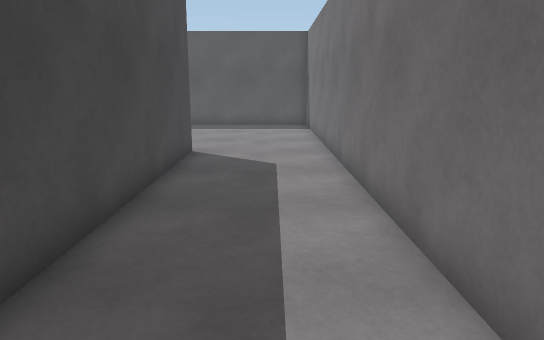
View 1 (above)

22 first-person views from a walk through a Unity game level. The camera is 1.4 m above the floor, tilts 12° down and sees 70° across. Doors are open. The floor is counted in squares, 0.68 m on a side. Each view is taken from the middle of a square. On the plan, view 1 faces up. The plan holds only what a view shows up to about 20 squares ahead; the rest is blank. The place goes on beyond the plan. The player character is not drawn. Some surface patterns are stand-ins.

View 2
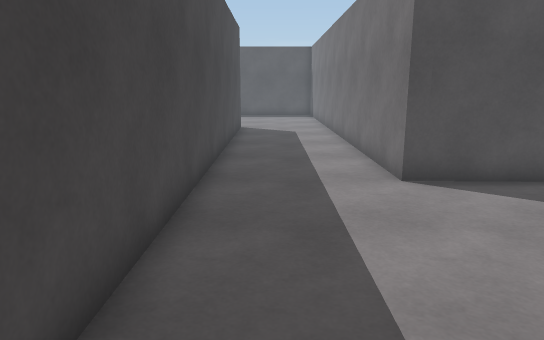

View 3
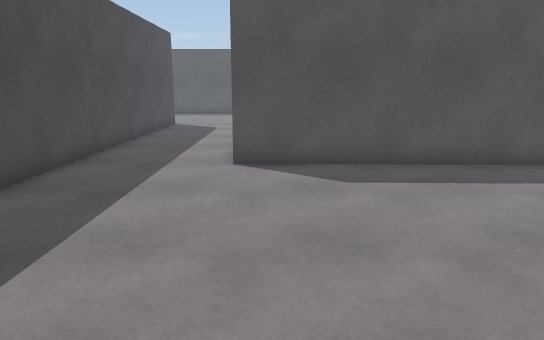

View 4
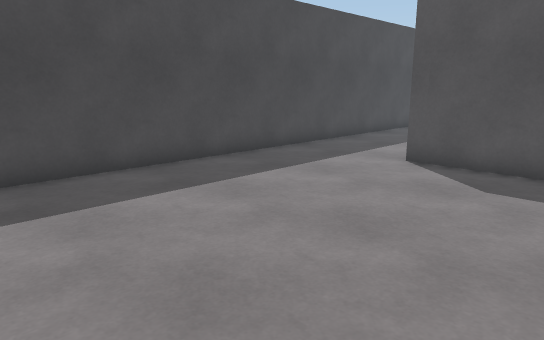

View 5
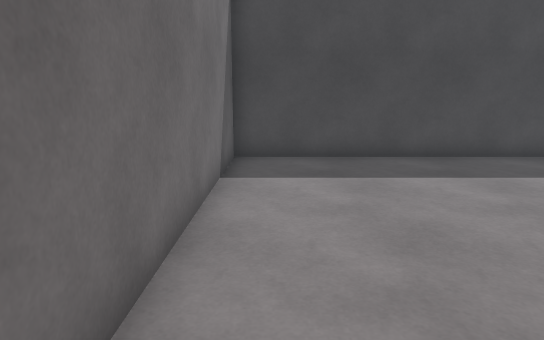

View 6
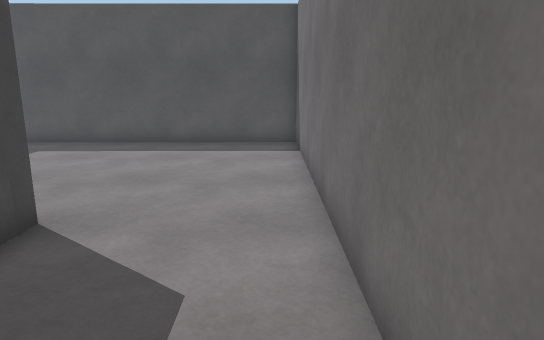

View 7
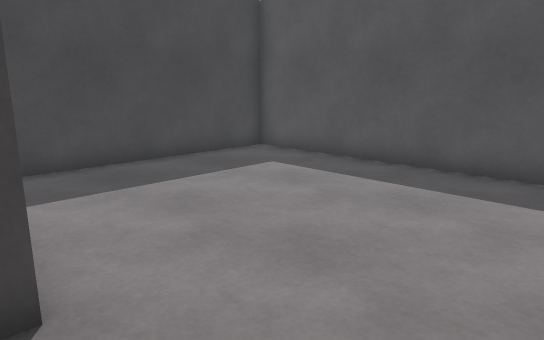

View 8
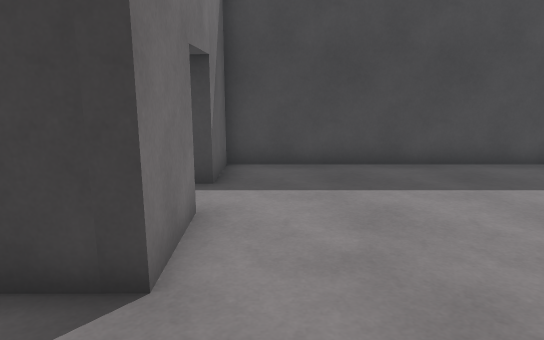

View 9
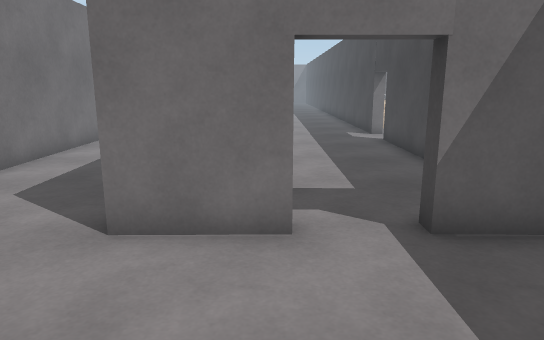

View 10
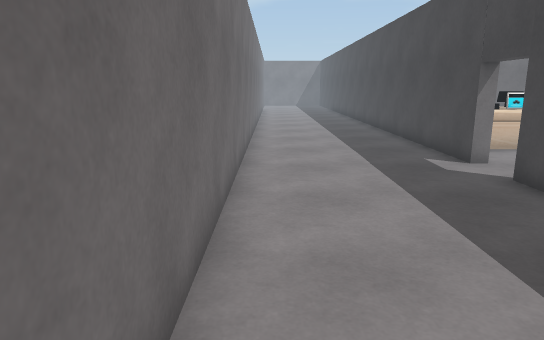

View 11
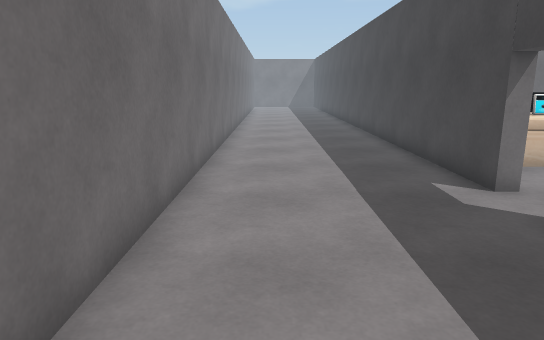

View 12
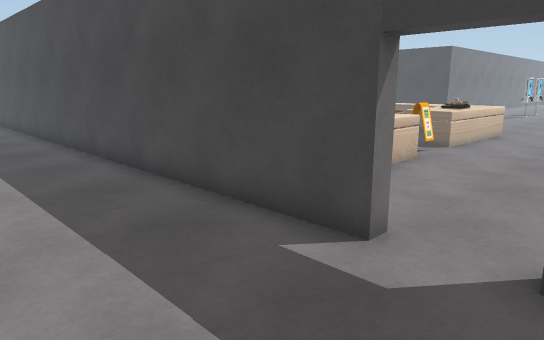

View 13
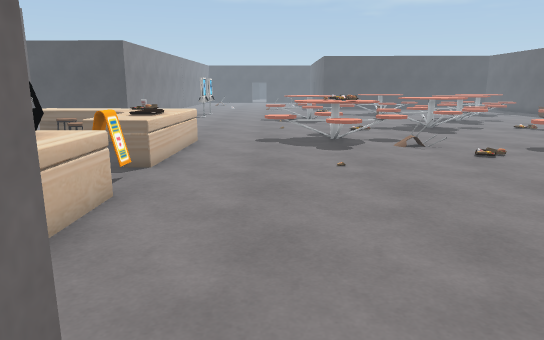

View 14
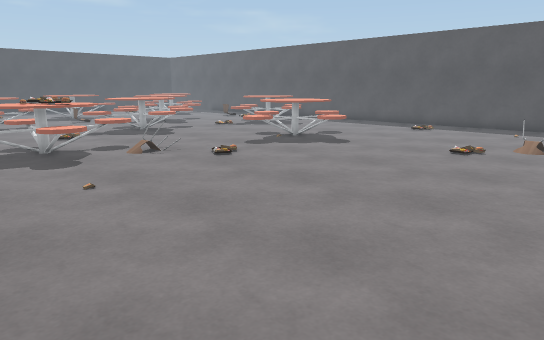

View 15
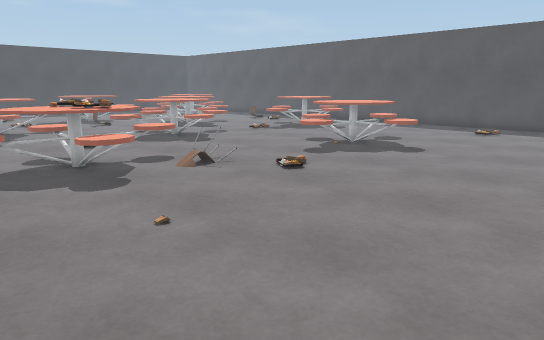

View 16
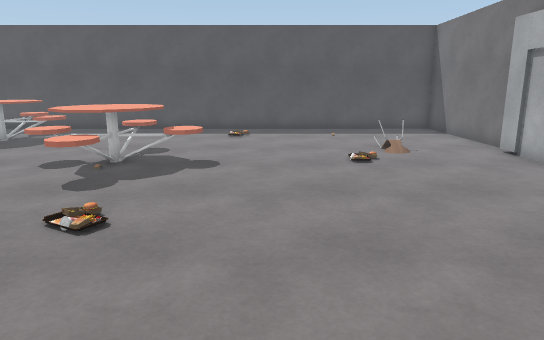

View 17
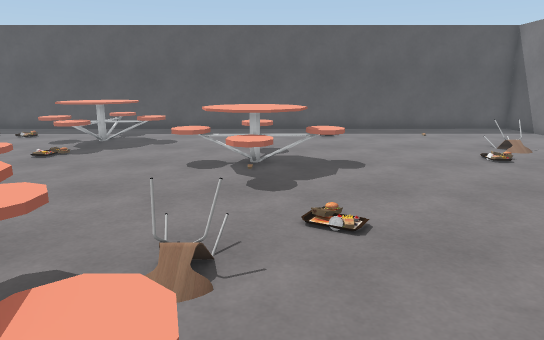

View 18
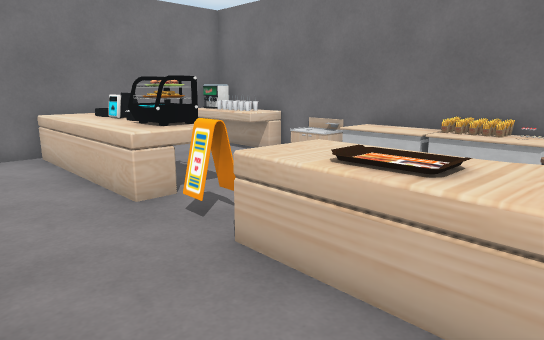

View 19
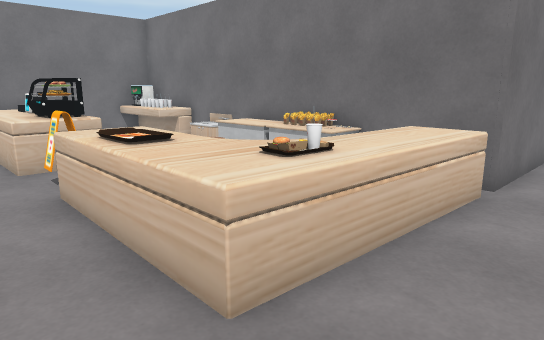

View 20
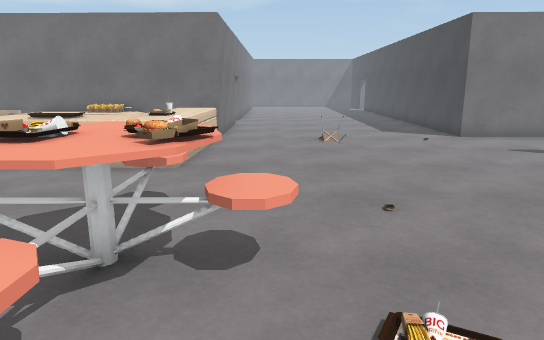

View 21
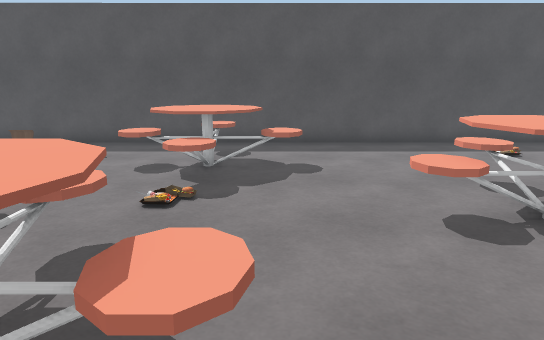

View 22
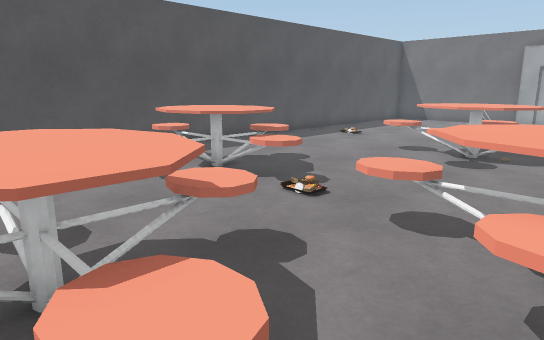

### Floor plan
Points are (right, up) in squares from view 1. A wall is a line through its corners. A room is listed if a view was taken in it or the views show most of it. See-through windows are left out.
Room 1 (views 1, 2, 3, 4, 5, 6, 7, 8, 9)
walls: (9.5, 0.4) (1.9, 0.5) (1.9, 21.9) (-9.5, 21.9) (-9.5, 12.7) (-7.3, 12.7); (-5.3, 12.7) (-2.6, 12.7) (-2.6, -11.2) (7.3, -11.4)
ways out: opening at (-6.5, 12.5) to room 2
Room 2 (views 10, 11, 12, 13)
walls: (-9.5, 0.4) (-9.5, -12.5); (-9.5, 6.8) (-9.5, 2.2); (-3.1, -12.2) (-3.1, 10); (-7.3, 12.7) (-7.3, 12.2)
ways out: opening at (-6.5, 12.5) to room 1; open door at (-10, 1.5) to room 3
Room 3 (views 14, 15, 16, 17, 18, 19, 20, 21, 22)
walls: (-10.4, 12.8) (-10.4, 14.8); (-19.7, -8.7) (-10, -9) (-10, -1.1); (-10, 15.5) (-10, 21.9) (-35.6, 21.8); (-24.8, -12.6) (-24.8, -8.6) (-21.5, -8.6); (-35.6, -8.6) (-35.1, -8.6) (-35.2, -12.5)
low walls: (-34, 18.5) (-34.8, 18.5)
ways out: open door at (-10, 1.5) to room 2
objects: other object (-35, 3) to (-32, 5); other object (-35, 10) to (-32, 15); other object (-32, 7) to (-27, 12); other object (-31, 15) to (-26, 20); chair (-30, -7) to (-29, -7); other object (-27, 1) to (-22, 6); other object (-25, -8) to (-19, -2); other object (-25, 10) to (-20, 16); chair (-23, 7); other object (-22, -8) to (-19, -7); other object (-22, -6); other object (-21, -5) to (-20, -4); other object (-19, -8) to (-17, -7); other object (-18, -3) to (-18, -2); bin (-16, -8); other object (-16, -4) to (-11, -2); other object (-14, -8) to (-11, -7); other object (-14, -4) to (-14, -3); chair (-14, 15); cash register (-13, -4) to (-13, -3); other object (-12, -4) to (-12, -3); machine (-11, -8)

Where each view was taken, in squares from view 1:
view 1: 0 up, 0 right, facing up
view 2: 8 down, 1 left, facing up
view 3: 10 down, 3 right, facing up
view 4: 10 down, 7 right, facing up-left
view 5: 10 down, 9 right, facing left
view 6: 7 up, 1 right, facing up
view 7: 12 up, 1 right, facing up-left
view 8: 14 up, 1 right, facing left
view 9: 18 up, 5 left, facing down
view 10: 11 up, 4 left, facing down
view 11: 8 up, 5 left, facing down
view 12: 3 up, 5 left, facing down-left
view 13: 1 up, 9 left, facing left
view 14: 0 up, 11 left, facing up-left
view 15: 0 up, 14 left, facing up-left
view 16: 2 up, 18 left, facing up
view 17: 2 up, 22 left, facing up
view 18: 1 up, 23 left, facing down-right
view 19: 0 up, 27 left, facing down-right
view 20: 8 up, 27 left, facing down
view 21: 7 up, 27 left, facing up
view 22: 9 up, 35 left, facing up-right
